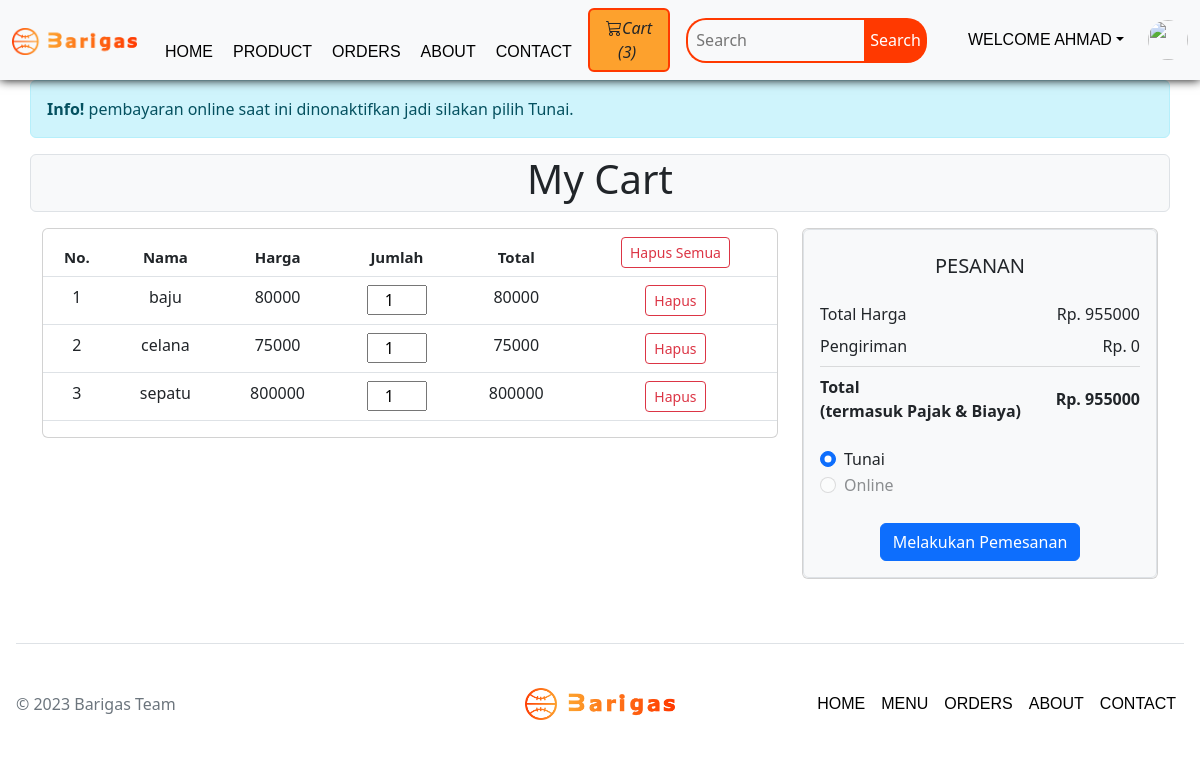
The page /viewCart.php (signed in) on the database its author committed.
### tables this page shows
CREATE TABLE `viewcart` (
  `cartItemId` int(11) NOT NULL,
  `barangId` int(11) NOT NULL,
  `itemQuantity` int(100) NOT NULL,
  `userId` int(11) NOT NULL,
  `addedDate` datetime NOT NULL DEFAULT current_timestamp()
);

CREATE TABLE `barang` (
  `barangId` int(12) NOT NULL,
  `NamaBarang` varchar(255) NOT NULL,
  `hargaBarang` int(12) NOT NULL,
  `barangDesc` text NOT NULL,
  `barangKategoriId` int(12) NOT NULL,
  `barangPubDate` datetime NOT NULL DEFAULT current_timestamp()
);

### viewCart.php (the view, shortened to what this page needs)
<!doctype html>
<html lang="en">
<head>
    <link href="https://cdn.jsdelivr.net/npm/bootstrap@5.2.3/dist/css/bootstrap.min.css" rel="stylesheet">
    <link rel="stylesheet" href="https://use.fontawesome.com/releases/v5.8.2/css/all.css">
    <link rel="stylesheet" href="https://cdn.jsdelivr.net/npm/bootstrap-icons@1.10.2/font/bootstrap-icons.css">
    <link rel="stylesheet" href="css/nav.css">
</head>
<body>
    <?php include 'partials/_dbconnect.php';?>
    <?php require 'partials/_nav.php' ?>
    <?php
    if($loggedin){
    ?>
    <div class="container" id="cont">
        <div class="row">
            <div class="alert alert-info mb-0" style="width: -webkit-fill-available;">
              <strong>Info!</strong> pembayaran online saat ini dinonaktifkan jadi silakan pilih Tunai.
            </div>
            <div class="col-lg-12 text-center border rounded bg-light my-3">
                <h1>My Cart</h1>
            </div>
            <div class="col-lg-8">
                <div class="card wish-list mb-3">
                    <div class="table-responsive">
                    <table class="table text-center">
                        <thead class="thead-light">
                            <tr style="font-size:15px">
                                <th scope="col">No.</th>
                                <th scope="col">Nama</th>
                                <th scope="col">Harga</th>
                                <th scope="col">Jumlah</th>
                                <th scope="col">Total</th>
                                <th scope="col">
                                    <form action="partials/_manageCart.php" method="POST">
                                        <button name="removeAllItem" class="btn btn-sm btn-outline-danger">Hapus Semua</button>
                                        <input type="hidden" name="userId" value="<?php $userId = $_SESSION['userId']; echo $userId ?>">
                                    </form>
                                </th>
                            </tr>
                        </thead>
                        <tbody>
                            <?php
                                $sql = "SELECT * FROM `viewcart` WHERE `userId`= $userId";
                                $result = mysqli_query($conn, $sql);
                                $counter = 0;
                                $totalPrice = 0;
                                while($row = mysqli_fetch_assoc($result)){
                                    $barangId = $row['barangId'];
                                    $Quantity = $row['itemQuantity'];
                                    $mysql = "SELECT * FROM `barang` WHERE barangId = $barangId";
                                    $myresult = mysqli_query($conn, $mysql);
                                    $myrow = mysqli_fetch_assoc($myresult);
                                    $barangName = $myrow['NamaBarang'];
                                    $barangPrice = $myrow['hargaBarang'];
                                    $total = $barangPrice * $Quantity;
                                    $counter++;
                                    $totalPrice = $totalPrice + $total;
                                    echo '<tr>
                                            <td>' . $counter . '</td>
                                            <td>' . $barangName . '</td>
                                            <td>' . $barangPrice . '</td>
                                            <td>
                                                <form id="frm' . $barangId . '">
                                                    <input type="hidden" name="barangId" value="' . $barangId . '">
                                                    <input type="number" name="quantity" value="' . $Quantity . '" class="text-center" onchange="updateCart(' . $barangId . ')" onkeyup="return false" style="width:60px" min=1 oninput="check(this)" onClick="this.select();">
                                                </form>
                                            </td>
                                            <td>' . $total . '</td>
                                            <td>
                                                <form action="partials/_manageCart.php" method="POST">
                                                    <button name="removeItem" class="btn btn-sm btn-outline-danger">Hapus</button>
                                                    <input type="hidden" name="itemId" value="'.$barangId. '">
                                                </form>
                                            </td>
                                        </tr>';
                                }
                                    ?>
                        </tbody>
                    </table>
                    </div>
                </div>
            </div>
            <div class="col-lg-4">
                <div class="card wish-list mb-3">
                    <div class="pt-4 border bg-light rounded p-3">
                        <h5 class="mb-3 text-uppercase font-weight-bold text-center">Pesanan</h5>
                        <ul class="list-group list-group-flush">
                            <li class="list-group-item d-flex justify-content-between align-items-center border-0 px-0 pb-0 bg-light">Total Harga<span>Rp. <?php echo $totalPrice ?></span></li>
                            <li class="list-group-item d-flex justify-content-between align-items-center px-0 bg-light">Pengiriman<span>Rp. 0</span></li>
                            <li class="list-group-item d-flex justify-content-between align-items-center border-0 px-0 mb-3 bg-light">
                                <div>
                                    <strong>Total</strong>
                                    <strong><p class="mb-0">(termasuk Pajak & Biaya)</p></strong>
                                </div>
                                <span><strong>Rp. <?php echo $totalPrice ?></strong></span>
                            </li>
                        </ul>
                        <div class="form-check">
                            <input class="form-check-input" type="radio" name="flexRadioDefault" id="flexRadioDefault1" checked>
                            <label class="form-check-label" for="flexRadioDefault1">
                                Tunai
                            </label>
                        </div>
                        <div class="form-check">
                            <input class="form-check-input" type="radio" name="flexRadioDefault1" id="flexRadioDefault1" disabled>
                            <label class="form-check-label" for="flexRadioDefault1">
                                Online
                            </label>
                        </div><br>
                        <button type="button" class="btn btn-primary d-grid gap-2 col-auto mx-auto" data-bs-toggle="modal" data-bs-target="#checkoutModal">Melakukan Pemesanan</button>
                    </div>
                </div>
            </div>
        </div>
    </div>
    <?php
    }
    ?>
    <?php require 'partials/_footer.php' ?>
</body>
</html>

### rows shown on the page
viewcart: barangId.NamaBarang "baju", barangId.hargaBarang "80000", quantity "1"
viewcart: barangId.NamaBarang "celana", barangId.hargaBarang "75000", quantity "1"
viewcart: barangId.NamaBarang "sepatu", barangId.hargaBarang "800000", quantity "1"

### other values the page prints
$count "3"
$username "AHMAD"
$totalPrice "955000"
